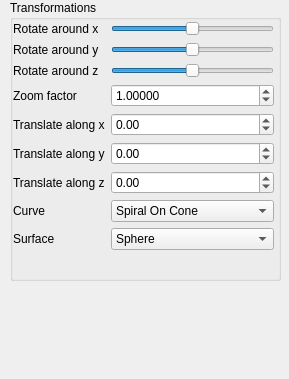
<?xml version="1.0" encoding="UTF-8"?>
<ui version="4.0">
 <class>SideWidget</class>
 <widget class="QWidget" name="SideWidget">
  <property name="geometry">
   <rect>
    <x>0</x>
    <y>0</y>
    <width>289</width>
    <height>379</height>
   </rect>
  </property>
  <property name="sizePolicy">
   <sizepolicy hsizetype="Fixed" vsizetype="Preferred">
    <horstretch>0</horstretch>
    <verstretch>0</verstretch>
   </sizepolicy>
  </property>
  <property name="minimumSize">
   <size>
    <width>269</width>
    <height>0</height>
   </size>
  </property>
  <property name="windowTitle">
   <string>Form</string>
  </property>
  <widget class="QGroupBox" name="groupBox">
   <property name="geometry">
    <rect>
     <x>10</x>
     <y>0</y>
     <width>271</width>
     <height>281</height>
    </rect>
   </property>
   <property name="title">
    <string>Transformations</string>
   </property>
   <widget class="QWidget" name="layoutWidget">
    <property name="geometry">
     <rect>
      <x>3</x>
      <y>21</y>
      <width>261</width>
      <height>341</height>
     </rect>
    </property>
    <layout class="QFormLayout" name="formLayout">
     <item row="0" column="0">
      <widget class="QLabel" name="label">
       <property name="text">
        <string>Rotate around x</string>
       </property>
       <property name="buddy">
        <cstring>rotate_x_slider</cstring>
       </property>
      </widget>
     </item>
     <item row="0" column="1">
      <widget class="QSlider" name="rotate_x_slider">
       <property name="minimum">
        <number>-180</number>
       </property>
       <property name="maximum">
        <number>180</number>
       </property>
       <property name="orientation">
        <enum>Qt::Horizontal</enum>
       </property>
      </widget>
     </item>
     <item row="1" column="0">
      <widget class="QLabel" name="label_2">
       <property name="text">
        <string>Rotate around y</string>
       </property>
       <property name="buddy">
        <cstring>rotate_y_slider</cstring>
       </property>
      </widget>
     </item>
     <item row="1" column="1">
      <widget class="QSlider" name="rotate_y_slider">
       <property name="minimum">
        <number>-180</number>
       </property>
       <property name="maximum">
        <number>180</number>
       </property>
       <property name="orientation">
        <enum>Qt::Horizontal</enum>
       </property>
      </widget>
     </item>
     <item row="2" column="0">
      <widget class="QLabel" name="label_3">
       <property name="text">
        <string>Rotate around z</string>
       </property>
       <property name="buddy">
        <cstring>rotate_z_slider</cstring>
       </property>
      </widget>
     </item>
     <item row="2" column="1">
      <widget class="QSlider" name="rotate_z_slider">
       <property name="minimum">
        <number>-180</number>
       </property>
       <property name="maximum">
        <number>180</number>
       </property>
       <property name="orientation">
        <enum>Qt::Horizontal</enum>
       </property>
      </widget>
     </item>
     <item row="3" column="0">
      <widget class="QLabel" name="label_4">
       <property name="text">
        <string>Zoom factor</string>
       </property>
       <property name="buddy">
        <cstring>zoom_factor_spin_box</cstring>
       </property>
      </widget>
     </item>
     <item row="3" column="1">
      <widget class="QDoubleSpinBox" name="zoom_factor_spin_box">
       <property name="toolTip">
        <string/>
       </property>
       <property name="decimals">
        <number>5</number>
       </property>
       <property name="minimum">
        <double>0.000100000000000</double>
       </property>
       <property name="maximum">
        <double>10000.000000000000000</double>
       </property>
       <property name="singleStep">
        <double>0.100000000000000</double>
       </property>
       <property name="value">
        <double>1.000000000000000</double>
       </property>
      </widget>
     </item>
     <item row="4" column="0">
      <widget class="QLabel" name="label_5">
       <property name="text">
        <string>Translate along x</string>
       </property>
       <property name="buddy">
        <cstring>trans_x_spin_box</cstring>
       </property>
      </widget>
     </item>
     <item row="4" column="1">
      <widget class="QDoubleSpinBox" name="trans_x_spin_box">
       <property name="minimum">
        <double>-100.000000000000000</double>
       </property>
       <property name="maximum">
        <double>100.000000000000000</double>
       </property>
       <property name="singleStep">
        <double>0.100000000000000</double>
       </property>
      </widget>
     </item>
     <item row="5" column="0">
      <widget class="QLabel" name="label_6">
       <property name="text">
        <string>Translate along y</string>
       </property>
       <property name="buddy">
        <cstring>trans_y_spin_box</cstring>
       </property>
      </widget>
     </item>
     <item row="5" column="1">
      <widget class="QDoubleSpinBox" name="trans_y_spin_box">
       <property name="minimum">
        <double>-100.000000000000000</double>
       </property>
       <property name="maximum">
        <double>100.000000000000000</double>
       </property>
       <property name="singleStep">
        <double>0.100000000000000</double>
       </property>
      </widget>
     </item>
     <item row="6" column="0">
      <widget class="QLabel" name="label_7">
       <property name="text">
        <string>Translate along z</string>
       </property>
       <property name="buddy">
        <cstring>trans_z_spin_box</cstring>
       </property>
      </widget>
     </item>
     <item row="6" column="1">
      <widget class="QDoubleSpinBox" name="trans_z_spin_box">
       <property name="minimum">
        <double>-100.000000000000000</double>
       </property>
       <property name="maximum">
        <double>100.000000000000000</double>
       </property>
       <property name="singleStep">
        <double>0.100000000000000</double>
       </property>
      </widget>
     </item>
     <item row="7" column="1">
      <widget class="QComboBox" name="curves_combobox">
       <property name="currentText">
        <string>Spiral On Cone</string>
       </property>
       <property name="maxVisibleItems">
        <number>1</number>
       </property>
       <item>
        <property name="text">
         <string>Spiral On Cone</string>
        </property>
       </item>
       <item>
        <property name="text">
         <string>Viviani</string>
        </property>
       </item>
       <item>
        <property name="text">
         <string>Lissajou</string>
        </property>
       </item>
       <item>
        <property name="text">
         <string>Hypocycloid</string>
        </property>
       </item>
       <item>
        <property name="text">
         <string>Cycloid</string>
        </property>
       </item>
       <item>
        <property name="text">
         <string>Rose</string>
        </property>
       </item>
       <item>
        <property name="text">
         <string>Spring</string>
        </property>
       </item>
      </widget>
     </item>
     <item row="7" column="0">
      <widget class="QLabel" name="label_8">
       <property name="text">
        <string>Curve</string>
       </property>
      </widget>
     </item>
     <item row="8" column="0">
      <widget class="QLabel" name="label_9">
       <property name="text">
        <string>Surface</string>
       </property>
      </widget>
     </item>
     <item row="8" column="1">
      <widget class="QComboBox" name="surface_combobox">
       <item>
        <property name="text">
         <string>Sphere</string>
        </property>
       </item>
       <item>
        <property name="text">
         <string>Tube</string>
        </property>
       </item>
       <item>
        <property name="text">
         <string>Paralelogram</string>
        </property>
       </item>
       <item>
        <property name="text">
         <string>Revolving Curve</string>
        </property>
       </item>
       <item>
        <property name="text">
         <string>Torus</string>
        </property>
       </item>
       <item>
        <property name="text">
         <string>Cone</string>
        </property>
       </item>
      </widget>
     </item>
    </layout>
   </widget>
  </widget>
 </widget>
 <resources/>
 <connections/>
</ui>
